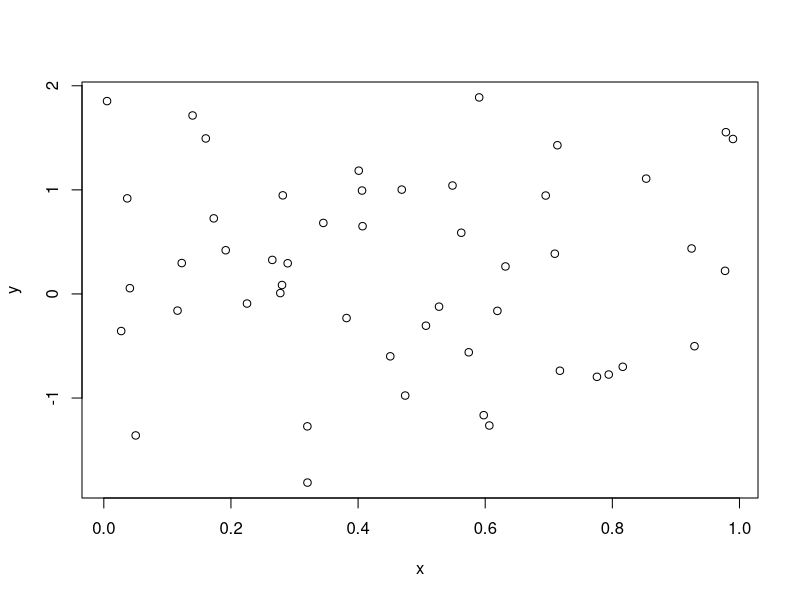
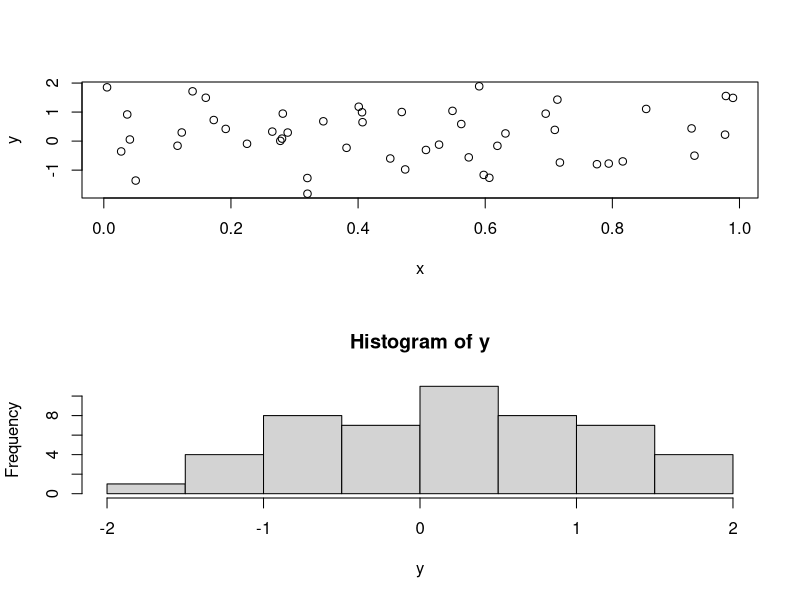

Generate these figures, in order, with R:
### Vectors, data, matrices, subsetting


### ISL 2.3.1 Basic commands 
x = c(2, 7, 5)
x

y=seq(from=4,length=3,by=3)
# ask for help for a function use ?
?seq
x+y
x*y
x/y
x^y
x[2]
x[2:3]
# remove element 2 from the matrix
x[-2]
# create a 4 by 3 matrix with the numbers 1 - 12
z=matrix(seq(1,12),4,3)
z

# see the dimension of a matrix
dim(z)

# type ls() shows you what is available in your working directory
ls()

### ISL 2.3.2 Graphics
x=runif(50)
y=rnorm(50)
plot(x,y)

par(mfrow=c(2,1))
plot(x,y)
hist(y)
